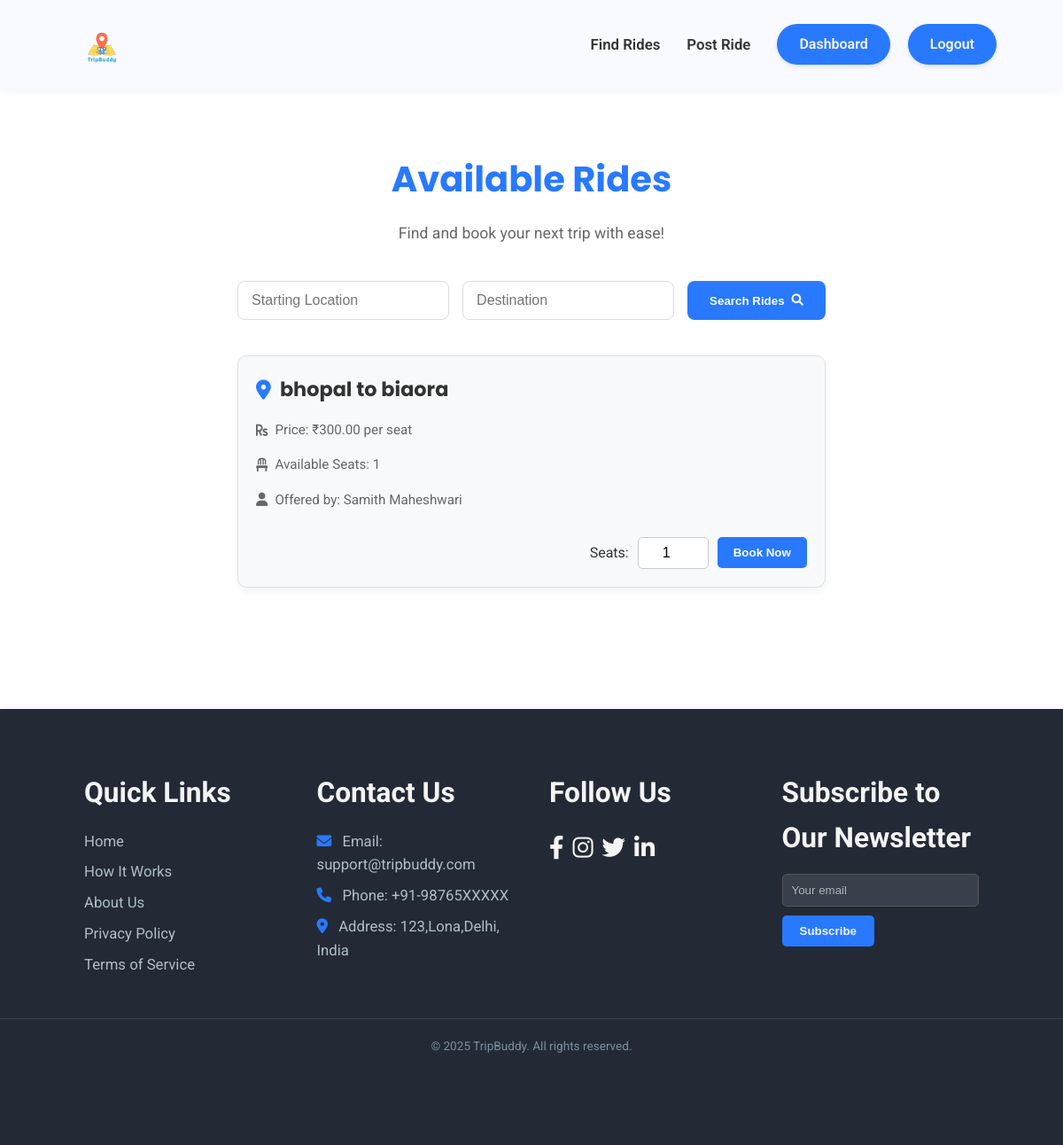
The page /find_rides (signed in) on the database its author committed.
### models.py (models this page shows, shortened)
class Ride(db.Model):
    id = db.Column(db.Integer, primary_key=True)
    creator_id = db.Column(db.Integer, db.ForeignKey('user.id'), nullable=False)
    start_location = db.Column(db.String(100), nullable=False)
    end_location = db.Column(db.String(100), nullable=False)
    price = db.Column(db.Float, nullable=False)
    seats = db.Column(db.Integer, nullable=False)
    date = db.Column(db.Date, nullable=False)
    time = db.Column(db.String(20), nullable=False) # Store time as string (e.g., "10:00 AM")
    description = db.Column(db.Text, nullable=True)

class User(UserMixin, db.Model):
    id = db.Column(db.Integer, primary_key=True)
    username = db.Column(db.String(80), unique=True, nullable=False)
    email = db.Column(db.String(120), unique=True, nullable=False)
    password = db.Column(db.String(120), nullable=False)
    role = db.Column(db.String(20), nullable=False) # e.g., 'Renter', 'Provider'
    rides_created = db.relationship('Ride', backref='creator', lazy=True)
    rides_taken = db.Column(db.Integer, default=0, nullable=False)
    can_offer_rides = db.Column(db.Boolean, default=False, nullable=False)
    can_find_rides = db.Column(db.Boolean, default=False, nullable=False)
    received_notifications = db.relationship('Notification', backref='recipient', lazy=True, foreign_keys='Notification.user_id')

### app.py (the view)
@app.route('/find_rides', methods=['GET'])
@login_required
def find_rides():
    if not current_user.can_find_rides:
        flash('You need to activate "Find a Ride" from your dashboard to view and book rides.', 'warning')
        return redirect(url_for('dashboard'))
    rides_query = Ride.query.filter(Ride.seats > 0, Ride.creator_id != current_user.id)
    start_location = request.args.get('start_location')
    end_location = request.args.get('end_location')
    if start_location:
        rides_query = rides_query.filter(Ride.start_location.ilike(f'%{start_location}%'))
    if end_location:
        rides_query = rides_query.filter(Ride.end_location.ilike(f'%{end_location}%'))
    rides = rides_query.all()
    return render_template('find_rides.html', rides=rides)

### app.py (called while the page is built)
@login_manager.user_loader
def load_user(user_id):
    return User.query.get(int(user_id))

### templates/find_rides.html (shortened to what this page needs)
<!DOCTYPE html>
<html lang="en">
<head>
    <link rel="stylesheet" href="https://cdnjs.cloudflare.com/ajax/libs/font-awesome/6.0.0-beta3/css/all.min.css">
    <link rel="stylesheet" href="{{ url_for('static', filename='css/main.css') }}">
    <link rel="stylesheet" href="{{ url_for('static', filename='css/dashboard.css') }}">
</head>
<body>
    <header class="dashboard-header">
        <div class="header-container">
            <div class="logo">
                <img src="{{ url_for('static', filename='images/tripbuddy.png') }}" alt="TripBuddy Logo" class="logo-img">
            </div>
            <div class="header-right-section">
                <nav class="dashboard-nav-header">
                    <ul>
                        <li><a href="{{ url_for('find_rides') }}" {% if not current_user.can_find_rides %}class="disabled-link"{% endif %}>Find Rides</a></li>
                        <li><a href="{{ url_for('post_ride') }}" {% if not current_user.can_offer_rides %}class="disabled-link"{% endif %}>Post Ride</a></li>
                    </ul>
                </nav>
                <div class="header-actions">
                    <a href="{{ url_for('dashboard') }}" class="logout-btn-header">Dashboard</a>
                    <a href="{{ url_for('logout') }}" class="logout-btn-header">Logout</a>
                </div>
            </div>
        </div>
    </header>
    <main class="find-rides-main">
        <div class="find-rides-container">
            <h1 class="find-rides-heading">Available Rides</h1>
            <p class="find-rides-subheading">Find and book your next trip with ease!</p>
            {% if not current_user.can_find_rides %}
                <div class="activation-required">
                    <h2>Feature Not Activated</h2>
                    <p>As a **Provider**, you need to activate the "Find a Ride" feature from your dashboard to view and book rides.</p>
                    <a href="{{ url_for('dashboard') }}" class="btn-go-dashboard">Go to Dashboard to Activate</a>
                </div>
            {% else %}
                <form action="{{ url_for('find_rides') }}" method="GET" class="search-rides-form">
                    <input type="text" name="start_location" placeholder="Starting Location" value="{{ request.args.get('start_location', '') }}">
                    <input type="text" name="end_location" placeholder="Destination" value="{{ request.args.get('end_location', '') }}">
                    <button type="submit">Search Rides <i class="fas fa-search"></i></button>
                </form>
                {% if rides %}
                    <div class="rides-list">
                        {% for ride in rides %}
                            <div class="ride-card">
                                <h3><i class="fas fa-map-marker-alt"></i> {{ ride.start_location }} to {{ ride.end_location }}</h3>
                                <p><i class="fas fa-rupee-sign"></i> Price: ₹{{ "%.2f"|format(ride.price) }} per seat</p>
                                <p><i class="fas fa-chair"></i> Available Seats: {{ ride.seats }}</p>
                                <p><i class="fas fa-user"></i> Offered by: {{ ride.creator.username }}</p>
                                <div class="ride-actions">
                                    <form action="{{ url_for('book_ride', ride_id=ride.id) }}" method="POST" style="display: flex; gap: 10px; align-items: center;">
                                        <label for="seats-{{ ride.id }}">Seats:</label>
                                        <input type="number" id="seats-{{ ride.id }}" name="seats_to_book" value="1" min="1" max="{{ ride.seats }}" required>
                                        <button type="submit" class="btn-book-ride">Book Now</button>
                                    </form>
                                </div>
                            </div>
                        {% endfor %}
                    </div>
                {% else %}
                    <p class="no-rides-message"><i class="fas fa-info-circle"></i> No rides currently available matching your search. Check back later!</p>
                {% endif %}
            {% endif %}
        </div>
    </main>
    <footer class="main-footer section-padding">
        <div class="footer-container container">
            <div class="footer-links-group">
                <h4>Quick Links</h4>
                <a href="{{ url_for('home') }}">Home</a>
                <a href="{{ url_for('home') }}#how-it-works">How It Works</a>
                <a href="{{ url_for('about') }}">About Us</a>
                <a href="#">Privacy Policy</a>
                <a href="#">Terms of Service</a>
            </div>
            <div class="footer-contact-group">
                <h4>Contact Us</h4>
                <p><i class="fas fa-envelope"></i> Email: support@tripbuddy.com</p>
                <p><i class="fas fa-phone"></i> Phone: +91-98765XXXXX</p>
                <p><i class="fas fa-map-marker-alt"></i> Address: 123,Lona,Delhi, India</p>
            </div>
            <div class="footer-social-group">
                <h4>Follow Us</h4>
                <div class="social-icons">
                    <a href="https://www.facebook.com" target="_blank" aria-label="Facebook"><i class="fab fa-facebook-f"></i></a>
                    <a href="https://www.instagram.com" target="_blank" aria-label="Instagram"><i class="fab fa-instagram"></i></a>
                    <a href="https://www.twitter.com" target="_blank" aria-label="Twitter"><i class="fab fa-twitter"></i></a>
                    <a href="https://www.linkedin.com" target="_blank" aria-label="LinkedIn"><i class="fab fa-linkedin-in"></i></a>
                </div>
            </div>
            <div class="footer-newsletter-group">
                <h4>Subscribe to Our Newsletter</h4>
                <form class="newsletter-form">
                    <input type="email" placeholder="Your email" required />
                    <button type="submit">Subscribe</button>
                </form>
            </div>
        </div>
        <p class="footer-copy">&copy; 2025 TripBuddy. All rights reserved.</p>
    </footer>
</body>
</html>

### static/css/main.css (style rules this page uses)
* { margin: 0; padding: 0; box-sizing: border-box; }
:root { --primary-color: #2979FF; --secondary-color: #FFD600; --dark-blue-hover: #1976D2; --dark-yellow-hover: #FFC107; --text-dark: #333333; --text-light: #f4f4f4; --background-light: #ffffff; --bg-dark: #232a36; --shadow-light: rgba(0, 0, 0, 0.05); --shadow-medium: rgba(0, 0, 0, 0.15); --poppins: 'Poppins', sans-serif; --roboto: 'Roboto', sans-serif; --primary-color-dark: #1976D2; --text-white: #ffffff; --bg-card: #ffffff; --text-medium: #666; }
body { font-family: var(--roboto); line-height: 1.6; color: var(--text-dark); background-color: #F0F2F5; overflow-x: hidden; display: flex; flex-direction: column; min-height: 100vh; }
.container { width: 90%; max-width: 1200px; margin: 0 auto; }
h1, h2, h3 { font-family: var(--poppins); color: var(--text-dark); margin-bottom: 20px; }
.section-padding { padding: 80px 0; }
.logo img { height: 80px; width: auto; display: block; }
.main-footer { background: var(--bg-dark); color: #B0BEC5; text-align: center; box-shadow: 0 -2px 10px var(--shadow-light); padding-top: 50px; margin-top: auto; }
.main-footer .footer-container { display: flex; flex-wrap: wrap; justify-content: space-around; margin-bottom: 20px; font-size: 1.1em; padding: 0 15px; }
.footer-links-group, .footer-contact-group, .footer-social-group, .footer-newsletter-group { margin: 20px; min-width: 200px; flex: 1; max-width: 280px; text-align: left; }
.footer-links-group h4, .footer-contact-group h4, .footer-social-group h4, .footer-newsletter-group h4 { margin-bottom: 15px; font-size: 1.8em; color: var(--text-light); }
.footer-links-group a, .footer-contact-group p { display: block; color: #B0BEC5; text-decoration: none; margin-bottom: 8px; font-size: 0.95em; }
.footer-contact-group p i { margin-right: 8px; color: var(--primary-color); }
.footer-social-group .social-icons { margin-top: 0; display: flex; justify-content: flex-start; }
.footer-social-group .social-icons a { margin: 0 10px 0 0; font-size: 1.5em; color: var(--text-light); }
.footer-newsletter-group .newsletter-form { display: flex; flex-direction: column; align-items: flex-start; }
.footer-newsletter-group input { padding: 10px; width: 100%; max-width: 250px; margin-bottom: 10px; border: 1px solid #555; background-color: rgba(255, 255, 255, 0.1); color: var(--text-light); border-radius: 5px; }
.footer-newsletter-group input::placeholder { color: rgba(255, 255, 255, 0.6); }
.footer-newsletter-group button { padding: 10px 20px; background-color: var(--primary-color); color: var(--text-light); border: none; cursor: pointer; border-radius: 5px; font-weight: bold; transition: background-color 0.3s ease; }
.footer-copy { border-top: 1px solid rgba(255, 255, 255, 0.1); padding-top: 20px; margin-top: 20px; padding-bottom: 20px; font-size: 0.85em; color: #78909C; }

### static/css/dashboard.css (style rules this page uses)
.dashboard-header { background: #f8faff; padding: 10px 0; box-shadow: 0 2px 10px rgba(0, 0, 0, 0.05); position: sticky; top: 0; z-index: 1000; }
.dashboard-header .header-container { width: 90%; max-width: 1200px; margin: 0 auto; display: flex; justify-content: space-between; align-items: center; padding: 0 15px; }
.dashboard-header .logo img { height: 80px; width: auto; display: block; }
.header-right-section { display: flex; align-items: center; gap: 30px; }
.dashboard-nav-header ul { list-style: none; display: flex; align-items: center; gap: 30px; margin: 0; padding: 0; }
.dashboard-nav-header ul li a { color: var(--text-dark); text-decoration: none; font-weight: 600; font-size: 1.05em; padding: 5px 0; transition: color 0.3s ease, transform 0.2s ease; position: relative; }
.dashboard-nav-header ul li a::after { content: ''; position: absolute; width: 0; height: 2px; background: var(--primary-color); left: 0; bottom: 0; transition: width 0.3s ease-in-out; }
.header-actions { display: flex; align-items: center; gap: 20px; }
.logout-btn-header { background-color: var(--primary-color); color: var(--text-light); border: none; padding: 10px 25px; border-radius: 25px; text-decoration: none; font-weight: 600; font-size: 1em; transition: background-color 0.3s ease, transform 0.2s ease, box-shadow 0.3s ease; box-shadow: 0 2px 5px rgba(0,0,0,0.1); white-space: nowrap; }
main { flex-grow: 1; padding: 40px 20px; display: flex; flex-direction: column; align-items: center; justify-content: flex-start; gap: 30px; text-align: center; }

### rows shown on the page
Ride: start_location "bhopal", end_location "biaora", price "300.00", seats "1", creator.username "Samith Maheshwari", seats_to_book "1"
